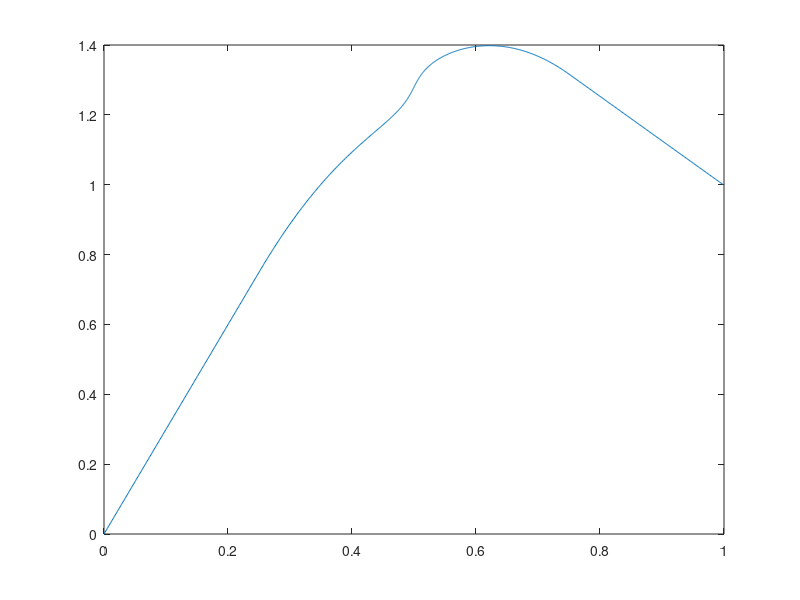

Recreate this plot in MATLAB.
function Ejercicio2_FVM_C3()

%Caso 3
% 0 < x < L
% phi(0)=0 ; phi(1)=1
Gamma = 1;
e = exp(1);

phi0 = 0;
phiL = 1;

Eta = 0:0.001:1;
lenEta = length(Eta);

h = 1 - 0.75*e.^(-((Eta-0.5).^2 ./ 0.01));
h = h/sum(h);

x(1) = 0;

for i=2:lenEta
    x(i) = x(i-1) + h(i-1);
end

cant_celdas = length(x)-1;

Q = zeros(cant_celdas,1);

for i=1:cant_celdas
    if ((x(i) >= 0.25)&&(x(i) <= 0.75))
      Q(i) = 10;  
    end
end


K = zeros(cant_celdas,cant_celdas);
F = zeros(cant_celdas,1);
left = true;

%syms phi_left phi_cent phi_right;

for i=1:cant_celdas %cada celda
    
    for j=i:i+1 %cada cara
        
        if (j == 1) %primer cara
            %Eq = Eq + (-1 * Gamma * (1/h1) * (phi_cent - phi0));
            h1 = h(i)/2;
            K(i,j) = K(i,j) + (-1 * (1/h1));
            left = false;
        else
            if (j == cant_celdas+1) %ultima cara
                %Eq = Eq + (Gamma * (1/h1) * (phiL - phi_cent));
                h1 = h(i)/2;
                K(i,j-1) = K(i,j-1) + (-1 * (1/h1));
            else   
                if (left)
                    %Eq = Eq + (-1 * Gamma * (1/h) * (phi_left - phi_cent));
                    gf = h(i)/(x(i+1)-x(i-1));
                    Gamma1 = Gamma*(1-gf) + Gamma*gf;
                    
                    K(i,j) = K(i,j) + (-Gamma1 * (1/h(i)));
                    K(i,j-1) = K(i,j-1) + (Gamma1 * (1/h(i)));
                    left = false;
                else
                    if (~left)
                        %Eq = Eq + (Gamma * (1/h) * (phi_right - phi_cent));
                        gf = h(i+1)/(x(i+2)-x(i));
                        Gamma1 = Gamma*(1-gf) + Gamma*gf;
                        
                        
                        K(i,j) = K(i,j) + Gamma1 * (1/h(i));
                        K(i,j-1) = K(i,j-1) + (-Gamma1 * (1/h(i)));
                        left = true;
                    end
                end
            end     
        end
        
    end
    F(i) = -Q(i) * h(i);
    
end

%Cond dirichlet
%%Que gamma va aca?
F(1) = F(1) - ((2*Gamma)/h(1) * phi0);
F(cant_celdas) = F(cant_celdas) - ((2*Gamma)/h(cant_celdas) * phiL);

a = K\F;
a(2:length(a)+1)=a;
a(1)=phi0;
a(length(a)+1)=phiL;
for i=1:cant_celdas
    xmid(i)= x(i)+(x(i+1)-x(i))/2;
end

xmid(2:length(xmid)+1)=xmid;
xmid(1) = x(1);
xmid(length(xmid)+1)=x(length(x));

%exact = (11 - 5.*xmid).*xmid;

%err = sum((a - exact'));

%figure;
plot(xmid,a);

end

